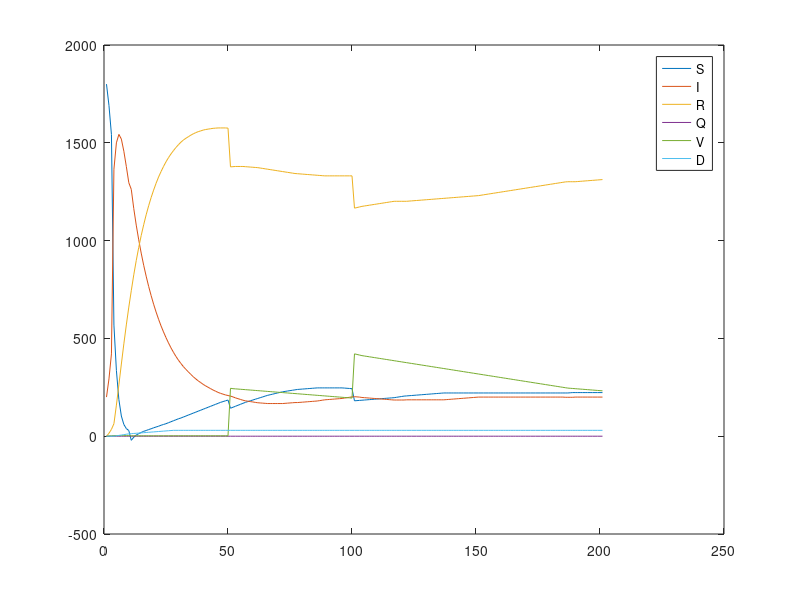

Write the MATLAB code that produced this figure.
%% SIR(V)(D) Model
%Description
%

function popArray=SIR_Model()

rounding=true;

S=1800;
I=200;
R=0;
Q=0;
V=0;
D=0;
totalPop=S+I+R+Q; %doesn't include dead

days=200; %length of sim

%Getting sick
alpha=.02; %transmission rate, decrease if mask wearing in effect
baseIntPerDay=30; %daily number of interactions, decrease if social distancing in effect
intPerDay=baseIntPerDay;

%Recovering
recovRate=0.07;
immLoss=0.01;

%Death
deathrate=0.00115;
%Quarantine
quarRate=0;
%Vaccine
efficacy=0.9;
baseVaccRate=0.0005;
vaccRollout=0;

%% Susceptible
% From: Recovered
% To: Infected

%% Infected
% From: Susceptible
% To: Recovered + Dead

%% Recovered
% From: Infected
% To: Susceptible

%% Quarantined
% From: Infected
% To: Recovered + Dead

%% Vaccinated
%From: Susceptible, Recovered
%To: Infected

%% Dead
% From: Infected
% To: Nowhere, they're dead.

%% Over time!

popArray=[S I R Q V D];

for i=1:days

    %vacc clinic
    if i == 50 || i==100
        vaccRate=0.25;
    else
        vaccRate=baseVaccRate;
    end

    %covid has ended
    if I==0
        vaccRate=0;
    end

    %superspreader events
    if i==3 || i==10
        intPerDay=150;
    else
        intPerDay=baseIntPerDay;
    end

    if rounding
        % Rounding
        if i>vaccRollout
            dS =-round(S*I*alpha*intPerDay/(totalPop-D)) +ceil(R*immLoss)- round(vaccRate*S);
            dI = round(S*I*alpha*intPerDay/(totalPop-D)) -ceil(I*recovRate) -round(I*deathrate) -round(I*quarRate) +round(V*I*alpha*intPerDay*(1-efficacy)/totalPop);
            dR = ceil(I*recovRate) -ceil(R*immLoss) +ceil(Q*recovRate) -round(vaccRate*R/2);
            dV = round(vaccRate*R/2) +round(vaccRate*S) -round(V*I*alpha*intPerDay*(1-efficacy)/(totalPop-D));
        else
            dS =-round(S*I*alpha*intPerDay/(totalPop-D)) +ceil(R*immLoss);
            dI = round(S*I*alpha*intPerDay/(totalPop-D)) -ceil(I*recovRate) -round(I*deathrate) -round(I*quarRate);
            dR = ceil(I*recovRate) -ceil(R*immLoss) +ceil(Q*recovRate);
            dV=0;
        end
        dQ = round(I*quarRate) -ceil(Q*recovRate) -round(Q*deathrate);
        dD = round(deathrate*I) + round(deathrate*Q);
    else
        % NOT Rounding 
        if i>vaccRollout
            dS =-S*I*alpha*intPerDay/(totalPop-D) +R*immLoss -vaccRate*S;
            dI = S*I*alpha*intPerDay/(totalPop-D) -I*recovRate -I*deathrate -I*quarRate +V*I*alpha*intPerDay*(1-efficacy)/(totalPop-D);
            dR = I*recovRate -R*immLoss +Q*recovRate -vaccRate*R/2;
            dV = vaccRate*R/2 +vaccRate*S -V*I*alpha*intPerDay*(1-efficacy)/totalPop;
        else
            dS =-S*I*alpha*intPerDay/(totalPop-D) +R*immLoss;
            dI = S*I*alpha*intPerDay/(totalPop-D) -I*recovRate -I*deathrate -I*quarRate;
            dR = I*recovRate -R*immLoss +Q*recovRate;
            dV=0;
        end
        dQ = I*quarRate -Q*recovRate -Q*deathrate;
        dD = deathrate*(I+Q);
    end

    S=S+dS;
    I=I+dI;
    R=R+dR;
    Q=Q+dQ;
    V=V+dV;
    D=D+dD;

    popArray=[popArray; [S I R Q V D]];
end

plot(popArray)
legend('S','I','R','Q','V','D')

popArray=popArray';
